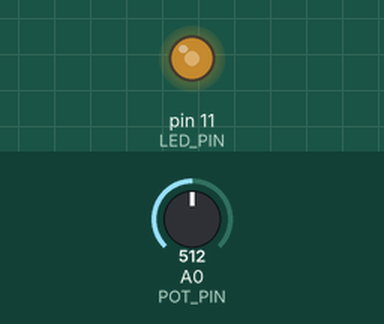
Bench run of a sketch on a simulated Arduino Uno, built with avr-gcc and run on an emulated ATmega328P. Shown: output pins drawn as LEDs (lit = HIGH). Inputs (shaded band) come from the test bench; at power-on: A0 (POT_PIN) = 512.

Above: at 1.2 s.
1.3 s: A0 (POT_PIN) set to 716
At 2.5 s:
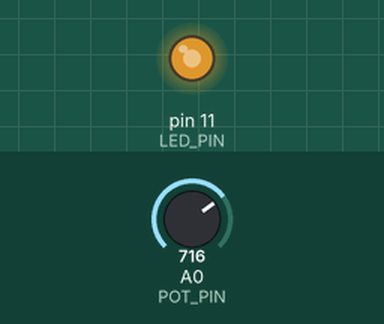
2.8 s: A0 (POT_PIN) set to 900
At 3.6 s:
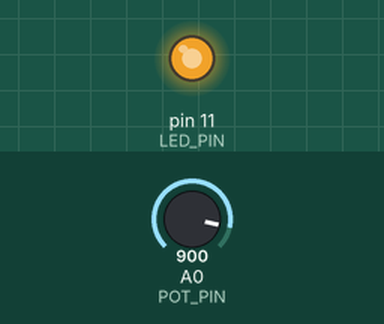
4.3 s: A0 (POT_PIN) set to 122
At 4.8 s:
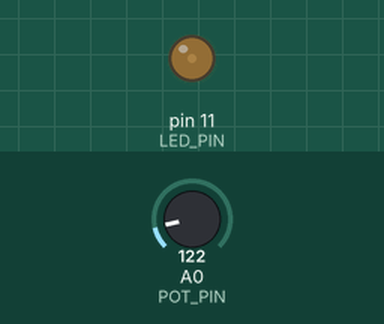
5.8 s: A0 (POT_PIN) set to 0
At 7.0 s:
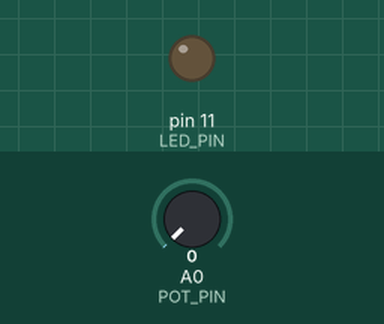
7.3 s: A0 (POT_PIN) set to 511
At 8.3 s:
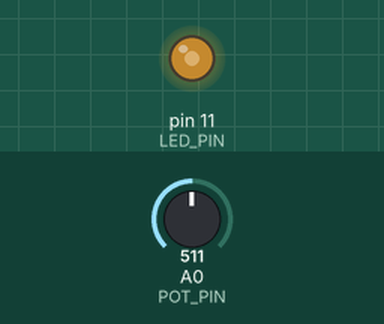
Timing chart, 0 to 9.8 s (numbered marks = the images above; inputs shaded):
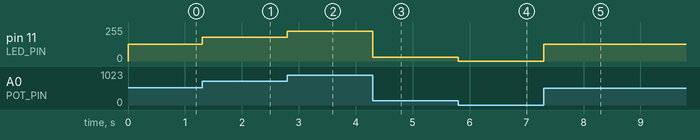

The sketch:

potentiometer.ino
```cpp
#include "./devices.h"

void setup() {
    pinMode(POT_PIN, INPUT);
    pinMode(LED_PIN, OUTPUT);
}

void loop() {
    float scale = 255.0/1023.0;
    analogWrite(LED_PIN, scale * analogRead(POT_PIN));
}
```

devices.h
```cpp
int POT_PIN = 0;
int LED_PIN = 11;
```

Measured:
- after the input at 1.3 s, pin 11 (LED_PIN): 127/255 → 178/255 at once
- after the input at 2.8 s, pin 11 (LED_PIN): 178/255 → 224/255 at once
- after the input at 4.3 s, pin 11 (LED_PIN): 224/255 → 30/255 at once
- after the input at 5.8 s, pin 11 (LED_PIN): 30/255 → 0/255 at once
- after the input at 7.3 s, pin 11 (LED_PIN): 0/255 → 127/255 at once
